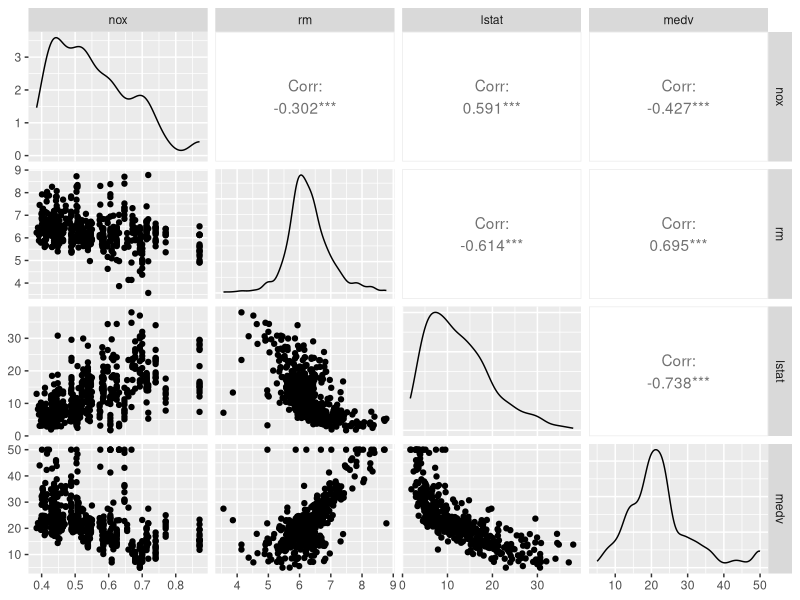

R code for this plot:
library(mlbench)
library(GGally)
library(car)
data("BostonHousing")
attach(BostonHousing) #invoca variables

X<-cbind(nox,rm,lstat,medv) #selecciono las variables que quiero

#a)Vemos la correlacion entre variables
cor(X)#correlacion
ggpairs(as.data.frame(X))

#Calculams la regresion en las 3 variables
reg<-lm(medv~nox+rm+lstat,data=BostonHousing)
summary(reg)$fstatistic
?summary.lm
vif(reg)

#b)Calculamos si la regresion es significativa:
x<-model.matrix(reg)
n<-nrow(X)
p<-ncol(X)
beta<-reg$coefficients
c<-cbind(c(0,0,0),c(1,0,0),c(0,1,0),c(0,0,1)) #combinacion de betas a testear en H0
s2<-(t(reg$residuals)%*%reg$residuals)/(n-p) #desvio residuos
q<-qr(c)$rank
f<-(t(c%*%beta) %*%solve(c%*%solve(t(x)%*%x)%*%t(c))%*%(c%*%beta))/(q*s2)

#d)Matriz de correlacion de los betas: (Xt*X)*Sigma^2
y<-medv
y_sombrero<-x%*%beta
residuos<-y-y_sombrero

s2<-t(residuos)%*%residuos/(n-p) #esta es la forma correcta de hacerlo
s2<-s2[1] #necesito pasar de matriz(1x1) a numero
A<-solve(t(x)%*%x)
covarianza<-A*s2 #Matriz de covarianza de betas
beta_se<-sqrt(abs(covarianza)) #error standar betas
beta_se

